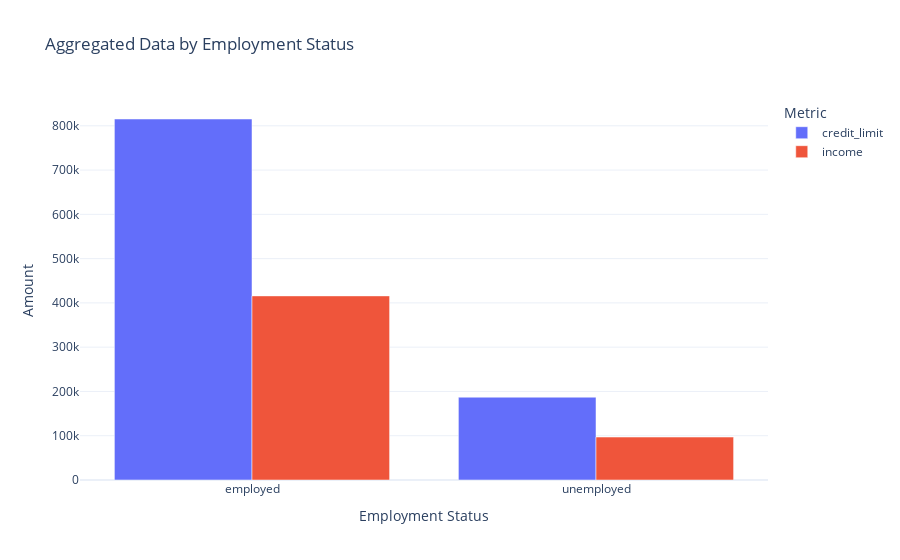

This figure's notebook cell:
### Code cell
import plotly.express as px
import pandas as pd

grouby_education_melted = grouby_education.reset_index().melt(
    id_vars=['employment_status'], 
    value_vars=['credit_limit', 'income'], 
    var_name='Metric', 
    value_name='Value'
)


fig = px.bar(
    grouby_education_melted, 
    x='employment_status', 
    y='Value', 
    color='Metric', 
    barmode='group',  
    title='Aggregated Data by Employment Status',
    labels={'employment_status': 'Employment Status', 
            'Value': 'Amount', 
            'Metric': 'Metric'},
    color_discrete_sequence=['#636EFA', '#EF553B']
)

fig.update_layout(
    template='plotly_white',  
    xaxis_title='Employment Status',
    yaxis_title='Amount',
    barmode='group'  
)

fig.show()

### Figure 1 — Plotly figure (JSON) as saved in the notebook; plotly's stock layout.template omitted (floating-point values rounded to 4 significant figures)
{"data": [{"alignmentgroup": "True", "hovertemplate": "Metric=credit_limit<br>Employment Status=%{x}<br>Amount=%{y}<extra></extra>", "legendgroup": "credit_limit", "marker": {"color": "#636EFA", "pattern": {"shape": ""}}, "name": "credit_limit", "offsetgroup": "credit_limit", "orientation": "v", "showlegend": true, "textposition": "auto", "type": "bar", "x": ["employed", "unemployed"], "xaxis": "x", "y": [815400.0, 187000.0], "yaxis": "y"}, {"alignmentgroup": "True", "hovertemplate": "Metric=income<br>Employment Status=%{x}<br>Amount=%{y}<extra></extra>", "legendgroup": "income", "marker": {"color": "#EF553B", "pattern": {"shape": ""}}, "name": "income", "offsetgroup": "income", "orientation": "v", "showlegend": true, "textposition": "auto", "type": "bar", "x": ["employed", "unemployed"], "xaxis": "x", "y": [415900.0, 96980.0], "yaxis": "y"}], "layout": {"barmode": "group", "legend": {"title": {"text": "Metric"}, "tracegroupgap": 0}, "title": {"text": "Aggregated Data by Employment Status"}, "xaxis": {"anchor": "y", "domain": [0, 1], "title": {"text": "Employment Status"}}, "yaxis": {"anchor": "x", "domain": [0, 1], "title": {"text": "Amount"}}}}
